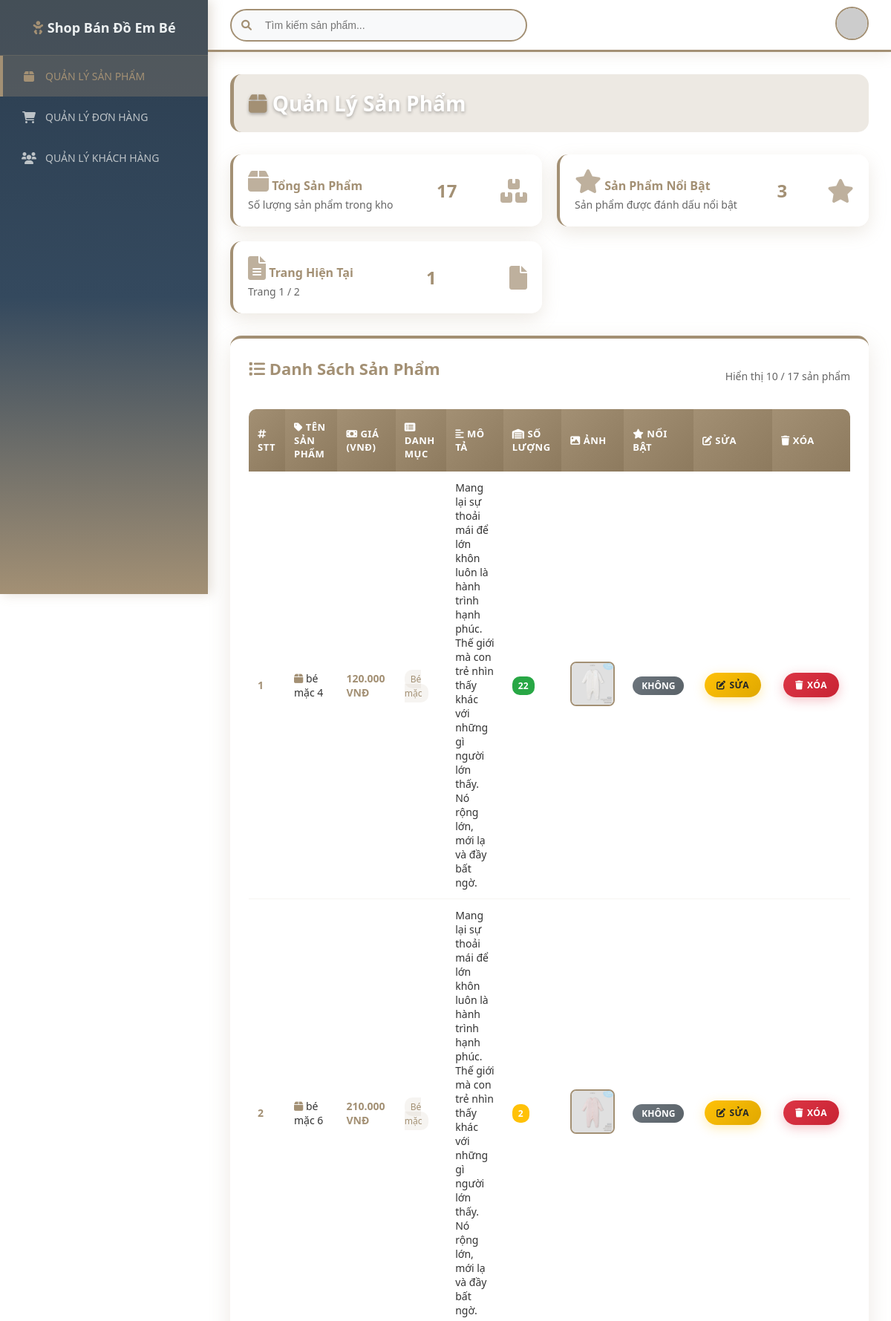
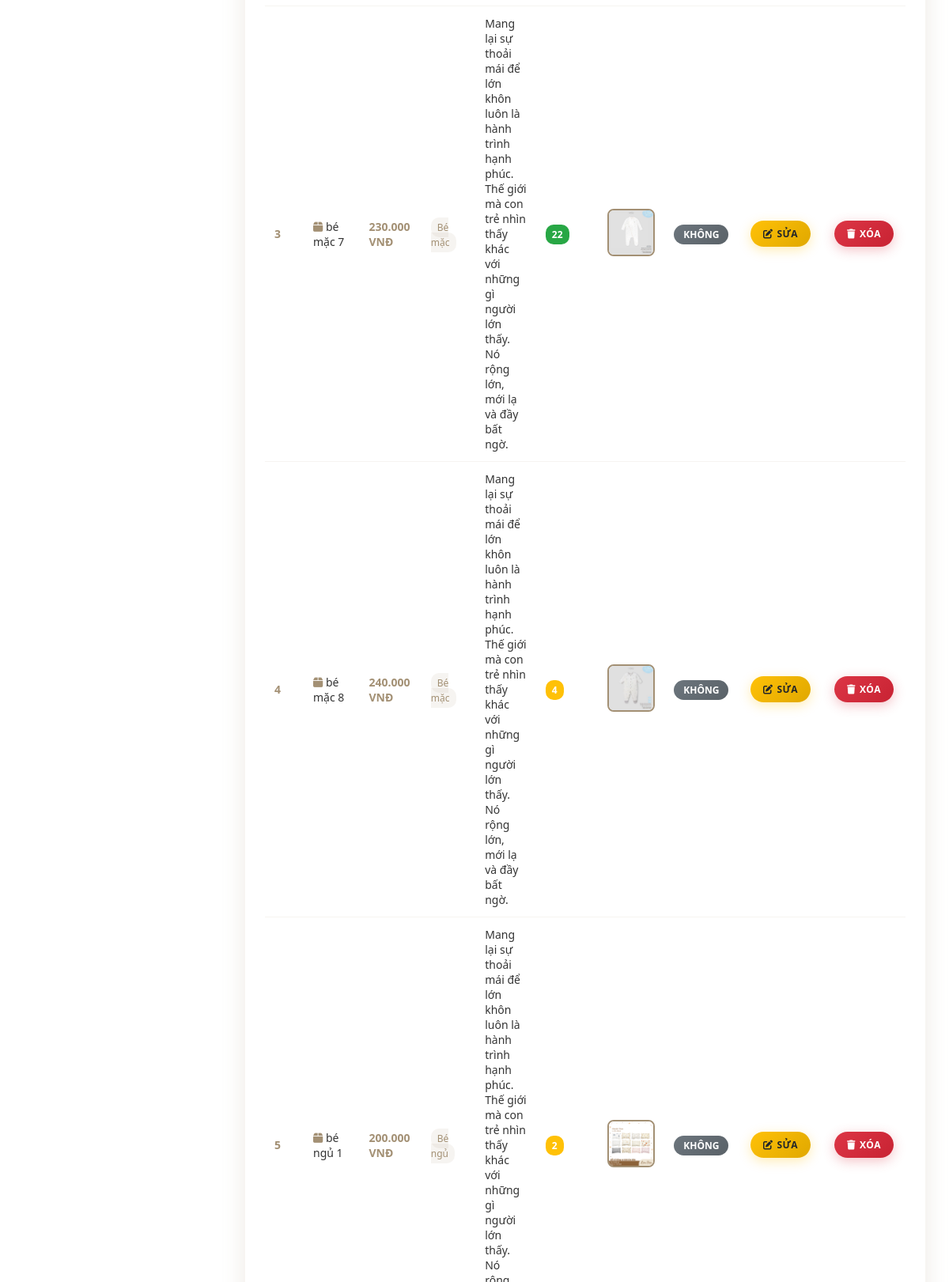
The app's page /Frontend_web/admin2.php (upper part) with its own data (2 pictures, top to bottom).
### tables this page shows
CREATE TABLE `sanpham` (
  `id` int(11) NOT NULL,
  `ten_san_pham` varchar(255) NOT NULL,
  `gia` decimal(10,2) NOT NULL,
  `loai_san_pham` varchar(100) NOT NULL,
  `mo_ta` text DEFAULT NULL,
  `so_luong` int(11) NOT NULL,
  `anh_san_pham` varchar(255) DEFAULT NULL,
  `san_pham_noi_bat` tinyint(1) DEFAULT 0
);

### Frontend_web/admin2.php (the view, shortened to what this page needs)
<?php
$conn = new mysqli('127.0.0.1', 'root', '', 'newborn_shop1');
$products_per_page = 10;
$page = isset($_GET['page']) ? (int)$_GET['page'] : 1;
$page = max($page, 1);
$offset = ($page - 1) * $products_per_page;
$total_products_sql = "SELECT COUNT(*) as total FROM sanpham";
$total_products_result = $conn->query($total_products_sql);
$total_products_row = $total_products_result->fetch_assoc();
$total_products = $total_products_row['total'];
$total_pages = ceil($total_products / $products_per_page);
$sql = "SELECT * FROM sanpham LIMIT $products_per_page OFFSET $offset";
$result = $conn->query($sql);
?>
<!DOCTYPE html>
<html lang="vi">
<head>
    <link href="https://cdnjs.cloudflare.com/ajax/libs/font-awesome/6.0.0/css/all.min.css" rel="stylesheet">
</head>
<body>
    <div id="menu" class="sidebar">
        <h2><i class="fas fa-baby icon-primary"></i> Shop Bán Đồ Em Bé</h2>
        <a href="./admin2.php" class="active">
            <i class="fas fa-box"></i>
            QUẢN LÝ SẢN PHẨM
        </a>
        <a href="./ql_donhang.php">
            <i class="fas fa-shopping-cart"></i>
            QUẢN LÝ ĐƠN HÀNG
        </a>
        <a href="./ql_khchhang.php">
            <i class="fas fa-users"></i>
            QUẢN LÝ KHÁCH HÀNG
        </a>
    </div>
    <div class="header">
        <div class="search-bar">
            <input type="text" placeholder="Tìm kiếm sản phẩm..." id="searchInput">
        </div>
        <div class="avatar">
            <img src="https://via.placeholder.com/45" alt="User Avatar">
        </div>
    </div>
    <div class="content">
        <h2 class="page-title">
            <i class="fas fa-box icon-primary"></i> Quản Lý Sản Phẩm
        </h2>
        <div class="stats-container">
            <div class="stats-card">
                <div class="info">
                    <h3><i class="fas fa-box icon-primary"></i> Tổng Sản Phẩm</h3>
                    <p>Số lượng sản phẩm trong kho</p>
                </div>
                <div class="number"><?php echo $total_products; ?></div>
                <i class="fas fa-boxes"></i>
            </div>
            <div class="stats-card">
                <div class="info">
                    <h3><i class="fas fa-star icon-primary"></i> Sản Phẩm Nổi Bật</h3>
                    <p>Sản phẩm được đánh dấu nổi bật</p>
                </div>
                <div class="number">
                    <?php
                    $featured_sql = "SELECT COUNT(*) as featured FROM sanpham WHERE san_pham_noi_bat = 1";
                    $featured_result = $conn->query($featured_sql);
                    $featured_row = $featured_result->fetch_assoc();
                    echo $featured_row['featured'];
                    ?>
                </div>
                <i class="fas fa-star"></i>
            </div>
            <div class="stats-card">
                <div class="info">
                    <h3><i class="fas fa-file-alt icon-primary"></i> Trang Hiện Tại</h3>
                    <p>Trang <?php echo $page; ?> / <?php echo $total_pages; ?></p>
                </div>
                <div class="number"><?php echo $page; ?></div>
                <i class="fas fa-file"></i>
            </div>
        </div>
        <div class="table-container">
            <div style="display: flex; align-items: center; justify-content: space-between; margin-bottom: 20px;">
                <h2><i class="fas fa-list icon-primary"></i> Danh Sách Sản Phẩm</h2>
                <span style="color: #666; font-size: 14px;">
                    Hiển thị <?php echo min($products_per_page, $total_products - ($page - 1) * $products_per_page); ?> / <?php echo $total_products; ?> sản phẩm
                </span>
            </div>
            <table>
                <thead>
                    <tr>
                        <th><i class="fas fa-hashtag"></i> STT</th>
                        <th><i class="fas fa-tag"></i> Tên sản phẩm</th>
                        <th><i class="fas fa-money-bill"></i> Giá (VNĐ)</th>
                        <th><i class="fas fa-list-alt"></i> Danh mục</th>
                        <th><i class="fas fa-align-left"></i> Mô tả</th>
                        <th><i class="fas fa-warehouse"></i> Số lượng</th>
                        <th><i class="fas fa-image"></i> Ảnh</th>
                        <th><i class="fas fa-star"></i> Nổi bật</th>
                        <th><i class="fas fa-edit"></i> Sửa</th>
                        <th><i class="fas fa-trash"></i> Xóa</th>
                    </tr>
                </thead>
                <tbody id="product-list">
                    <?php
                    $stt = ($page - 1) * $products_per_page + 1;
                    if ($result->num_rows > 0) {
                        while ($row = $result->fetch_assoc()) {
                            echo "<tr>";
                            echo "<td><strong style='color: #a39074;'>" . $stt++ . "</strong></td>";
                            echo "<td><i class='fas fa-box icon-primary'></i> " . htmlspecialchars($row['ten_san_pham']) . "</td>";
                            echo "<td><strong style='color: #a39074;'>" . number_format($row['gia'], 0, ',', '.') . " VNĐ</strong></td>";
                            echo "<td><span style='background: rgba(163, 144, 116, 0.1); color: #a39074; padding: 4px 8px; border-radius: 10px; font-size: 12px;'>" . htmlspecialchars($row['loai_san_pham']) . "</span></td>";
                            echo "<td style='max-width: 200px; overflow: hidden;'>" . htmlspecialchars($row['mo_ta']) . "</td>";
                            echo "<td><span style='background: " . ($row['so_luong'] > 10 ? '#28a745' : ($row['so_luong'] > 0 ? '#ffc107' : '#dc3545')) . "; color: white; padding: 4px 8px; border-radius: 10px; font-size: 12px; font-weight: 600;'>" . htmlspecialchars($row['so_luong']) . "</span></td>";
                            if (!empty($row['anh_san_pham'])) {
                                echo "<td><img src='/QL_web_new_born/Frontend_web/" . htmlspecialchars($row['anh_san_pham']) . "' alt='Product Image'></td>";
                            } else {
                                echo "<td><div style='width: 60px; height: 60px; background: #f8f9fa; border: 2px dashed #a39074; border-radius: 8px; display: flex; align-items: center; justify-content: center; color: #a39074;'><i class='fas fa-image'></i></div></td>";
                            }
                            echo "<td><span class='featured-badge " . ($row['san_pham_noi_bat'] ? 'featured-yes' : 'featured-no') . "'>" . ($row['san_pham_noi_bat'] ? 'Có' : 'Không') . "</span></td>";
                            echo "<td><a href='sua.php?id=" . $row['id'] . "' class='btn btn-warning'><i class='fas fa-edit'></i> Sửa</a></td>";
                            echo "<td><a href='../Backend_sanpham/xoa_sanpham.php?id=" . $row['id'] . "' class='btn btn-danger' onclick='return confirm(\"Bạn có chắc chắn muốn xóa sản phẩm này?\")'><i class='fas fa-trash'></i> Xóa</a></td>";
                            echo "</tr>";
                        }
                    } else {
                        echo "<tr><td colspan='10' style='text-align: center; padding: 40px; color: #a39074;'>
                            <i class='fas fa-box-open' style='font-size: 48px; margin-bottom: 15px; display: block; color: #a39074;'></i>
                            <strong>Không có sản phẩm nào</strong>
                        </td></tr>";
                    }
                    ?>
                </tbody>
            </table>
        </div>
    </div>
</body>
</html>

### records on screen
sanpham: ten_san_pham "bé mặc 4", gia "120.000", loai_san_pham "Bé mặc", mo_ta "Mang lại sự thoải mái để lớn khôn luôn là hành trình hạnh phúc. Thế giới mà con trẻ nhìn thấy khác với những gì người lớn thấy. Nó rộng lớn, mới lạ và đầy bất ngờ.", so_luong "22", anh_san_pham (picture), san_pham_noi_bat "KHÔNG"
sanpham: ten_san_pham "bé mặc 6", gia "210.000", loai_san_pham "Bé mặc", mo_ta "Mang lại sự thoải mái để lớn khôn luôn là hành trình hạnh phúc. Thế giới mà con trẻ nhìn thấy khác với những gì người lớn thấy. Nó rộng lớn, mới lạ và đầy bất ngờ.", so_luong "2", anh_san_pham (picture), san_pham_noi_bat "KHÔNG"
sanpham: ten_san_pham "bé mặc 7", gia "230.000", loai_san_pham "Bé mặc", mo_ta "Mang lại sự thoải mái để lớn khôn luôn là hành trình hạnh phúc. Thế giới mà con trẻ nhìn thấy khác với những gì người lớn thấy. Nó rộng lớn, mới lạ và đầy bất ngờ.", so_luong "22", anh_san_pham (picture), san_pham_noi_bat "KHÔNG"
sanpham: ten_san_pham "bé mặc 8", gia "240.000", loai_san_pham "Bé mặc", mo_ta "Mang lại sự thoải mái để lớn khôn luôn là hành trình hạnh phúc. Thế giới mà con trẻ nhìn thấy khác với những gì người lớn thấy. Nó rộng lớn, mới lạ và đầy bất ngờ.", so_luong "4", anh_san_pham (picture), san_pham_noi_bat "KHÔNG"
sanpham: ten_san_pham "bé ngủ 1", gia "200.000", loai_san_pham "Bé ngủ", so_luong "2", anh_san_pham (picture), san_pham_noi_bat "KHÔNG"

### other values on screen
$total_products "17"
$featured_row['featured'] "3"
$page "1"
$total_pages "2"
